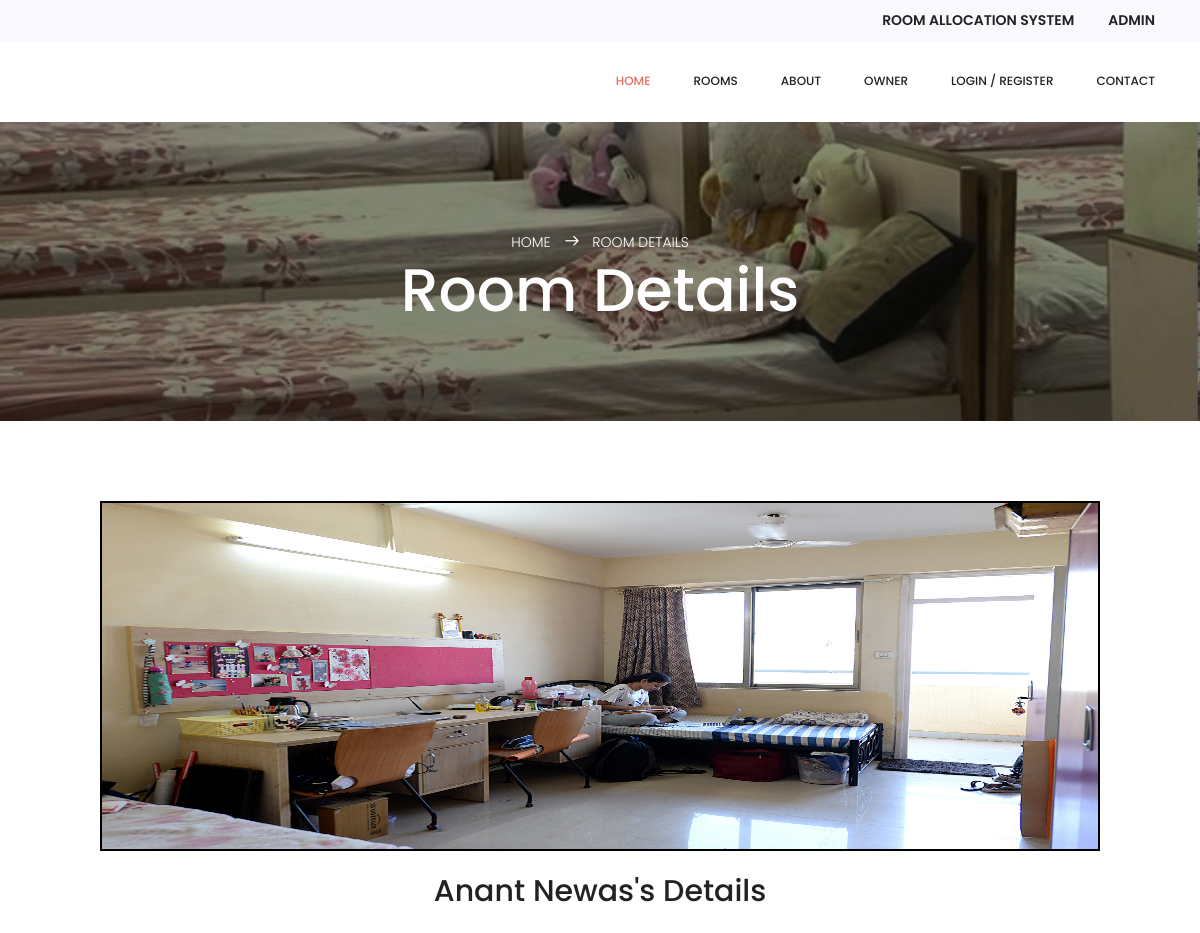
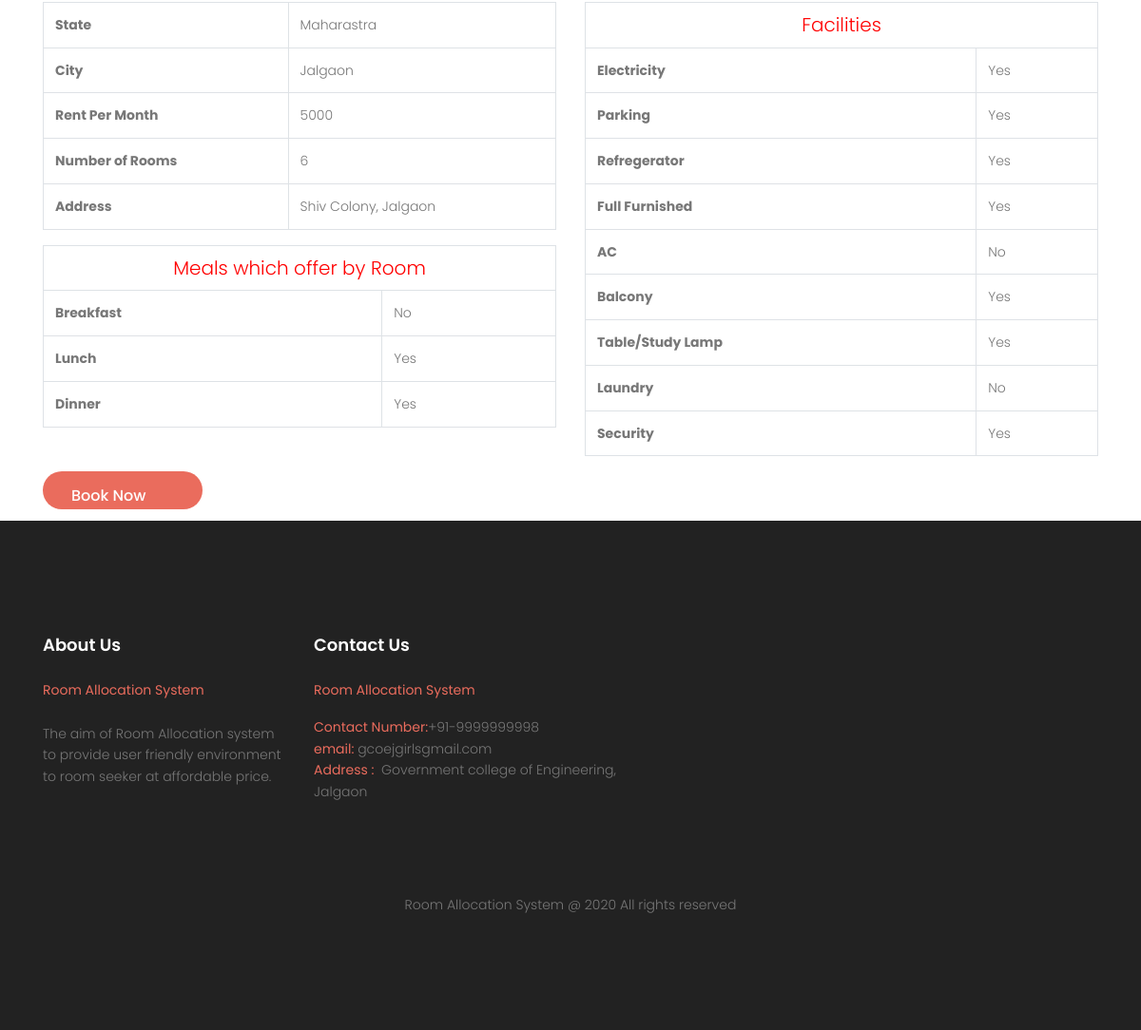
The page /pg-details.php?pid=23 on the database its author committed (2 pictures, top to bottom).
### tables this page shows
CREATE TABLE `tblpg` (
  `ID` int(10) NOT NULL,
  `OwnerID` int(20) NOT NULL,
  `StateName` varchar(200) DEFAULT NULL,
  `CityName` varchar(200) DEFAULT NULL,
  `PGTitle` varchar(200) DEFAULT NULL,
  `Type` varchar(120) DEFAULT NULL,
  `RPmonth` varchar(120) DEFAULT NULL,
  `norooms` varchar(45) DEFAULT NULL,
  `Address` varchar(120) DEFAULT NULL,
  `Image` varchar(200) DEFAULT NULL,
  `Electricity` varchar(40) DEFAULT NULL,
  `Parking` varchar(40) DEFAULT NULL,
  `Refregerator` varchar(40) DEFAULT NULL,
  `Furnished` varchar(40) DEFAULT NULL,
  `AC` varchar(40) DEFAULT NULL,
  `Balcony` varchar(40) DEFAULT NULL,
  `StudyTable` varchar(40) DEFAULT NULL,
  `Laundry` varchar(40) DEFAULT NULL,
  `Security` varchar(40) DEFAULT NULL,
  `MealsBreakfast` varchar(45) DEFAULT NULL,
  `MealLunch` varchar(45) NOT NULL,
  `MealDinner` varchar(45) NOT NULL,
  `RegDate` timestamp NOT NULL DEFAULT CURRENT_TIMESTAMP,
  `IsActive` int(1) DEFAULT NULL,
  `LastUpdationDate` timestamp NULL DEFAULT NULL ON UPDATE CURRENT_TIMESTAMP
);

CREATE TABLE `tblpages` (
  `ID` int(11) NOT NULL,
  `PageType` varchar(200) DEFAULT NULL,
  `PageTitle` mediumtext,
  `PageDescription` mediumtext,
  `UpdationDate` timestamp NULL DEFAULT NULL ON UPDATE CURRENT_TIMESTAMP,
  `Fulfillment` mediumtext NOT NULL,
  `FutureServices` mediumtext NOT NULL
);

### pg-details.php (the view, shortened to what this page needs)
<!DOCTYPE html>
<html lang="zxx" class="no-js">
<head>
    <link rel="stylesheet" href="css/linearicons.css">=
    <link rel="stylesheet" href="css/font-awesome.min.css">
    <link rel="stylesheet" href="css/nice-select.css">
    <link rel="stylesheet" href="css/ion.rangeSlider.css" />
    <link rel="stylesheet" href="css/ion.rangeSlider.skinFlat.css" />
    <link rel="stylesheet" href="css/bootstrap.css">
    <link rel="stylesheet" href="css/owl.carousel.css">
    <link rel="stylesheet" href="css/main.css">
</head>
<body>
    <?php include_once('includes/header.php');?>
    <section class="banner-area relative" id="home">
        <div class="overlay overlay-bg"></div>
        <div class="container">
            <div class="row d-flex text-center align-items-center justify-content-center">
                <div class="about-content col-lg-12">
                    <p class="text-white link-nav"><a href="index.php">Home </a>
                        <span class="lnr lnr-arrow-right"></span>
                        <a href="particularpg-details.php">
                            Room Details
                        </a>
                        </p>
                    <h1 class="text-white">
                       Room Details
                    </h1>
                </div>
            </div>
        </div>
    </section>
    <section class="blog_area single-post-area p_120">
        <div class="container">
            <div class="row mt-80">
                 <?php
 $cid=$_GET['pid'];
$ret=mysqli_query($con,"select * from tblpg where ID='$cid'");
while ($row=mysqli_fetch_array($ret)) {
?>
                <div class="col-lg-12 posts-list">
                    <div class="single-post row">
                        <div class="col-lg-12">
                            <div class="feature-img" align="center">
<img src="owner/roomimages/<?php echo $row['Image'];?>" height='350' width="1000" style="border:#000 solid 2px;">
</div>
<h2 align="center" style="margin-top:2%"><?php echo $row['PGTitle'];?>'s Details</h2>
                        </div>
                        <div class="col-lg-6 col-md-9 blog_details">
  <table border="1" class="table table-bordered mg-b-0">
               <tr>
    <th>State</th>
    <td><?php  echo $row['StateName'];?></td>
  </tr>
   <tr>
    <th>City</th>
    <td><?php  echo $row['CityName'];?></td>
  </tr>
  <tr>
    <th>Rent Per Month</th>
    <td><?php  echo $row['RPmonth'];?></td>
  </tr>
   <tr>
    <th>Number of Rooms</th>
    <td><?php  echo $row['norooms'];?></td>
  </tr>
<tr>
    <th>Address</th>
    <td><?php  echo $row['Address'];?></td>
  </tr>
 </table>
  <table border="1" class="table table-bordered mg-b-0">
<tr align="center">
<td style="color: red; font-size: 20px" colspan="2">Meals which offer by Room</td>
</tr>
  <tr>
    <th>Breakfast</th>
    <td><?php  echo $row['MealsBreakfast'];?></td>
  </tr>
  <tr>
    <th>Lunch</th>
    <td><?php  echo $row['MealLunch'];?></td>
  </tr>
  <tr>
    <th>Dinner</th>
    <td><?php  echo $row['MealDinner'];?></td>
  </tr>
   </table>
</div>
     <div class="col-lg-6 col-md-9 blog_details">
    <table border="1" class="table table-bordered mg-b-0">
<tr align="center">
  <td style="color: red; font-size: 20px" colspan="2">Facilities</td>
</tr>
      <tr>
    <th>Electricity</th>
    <td><?php  echo $row['Electricity'];?></td>
  </tr>
  <tr>
    <th>Parking</th>
    <td><?php  echo $row['Parking'];?></td>
  </tr>
  <tr>
    <th>Refregerator</th>
    <td><?php  echo $row['Refregerator'];?></td>
  </tr>
  <tr>
    <th>Full Furnished</th>
    <td><?php  echo $row['Furnished'];?></td>
  </tr>
  <tr>
    <th>AC</th>
    <td><?php  echo $row['AC'];?></td>
  </tr>
  <tr>
    <th>Balcony</th>
    <td><?php  echo $row['Balcony'];?></td>
  </tr>
  <tr>
    <th>Table/Study Lamp</th>
    <td><?php  echo $row['StudyTable'];?></td>
  </tr>
  <tr>
    <th>Laundry</th>
    <td><?php  echo $row['Laundry'];?></td>
  </tr>
  <tr>
    <th>Security</th>
    <td><?php  echo $row['Security'];?></td>
  </tr>
  </table>
    </div>
   </div>
<?php if($_SESSION['pgasuid']==""){?>
<a href="signin.php" class="btn primary-btn">Book Now</a>
                 <?php } ?>
      </div>
    </div>
    </section>
    <div style="margin-top:1%">
   <?php include_once('includes/footer.php');?>
   </div>
</body>
</html>
<?php } ?>

### includes/footer.php (shortened to what this page needs)
<?php
include('includes/dbconnection.php');
?>
<footer class="footer-area section-gap">
		<div class="container">
			<div class="row">
				<div class="col-lg-3 col-md-6 col-sm-6">
					<div class="single-footer-widget">
						<?php
$ret=mysqli_query($con,"select * from tblpages where PageType='aboutus'");
while ($row=mysqli_fetch_array($ret)) {
?>
						<h6><?php  echo $row['PageTitle'];?></h6>
						<p>
							<?php  echo $row['PageDescription'];?>
						</p>
					</div>
					<?php } ?>
				</div>
				<div class="col-lg-4 col-md-6 col-sm-6" style="">
					<div class="single-footer-widget">
						<?php
$ret=mysqli_query($con,"select * from tblpages where PageType='contactus'");
while ($row=mysqli_fetch_array($ret)) {
?>
						<h6><?php  echo $row['PageTitle'];?></h6>
						<p><?php  echo $row['PageDescription'];?></p>
						<?php } ?>
					</div>
				</div>
			</div>
			<div class="footer-bottom d-flex justify-content-center align-items-center flex-wrap">
				<p class="footer-text m-0">
Room Allocation System @ 2020 All rights reserved </p>
			</div>
		</div>
	</footer>

### css/main.css (style rules this page uses)
body { color: #777777; font-family: "Poppins", sans-serif; font-size: 14px; font-weight: 300; line-height: 1.625em; position: relative; }
a { -webkit-transition: all 0.3s ease 0s; -moz-transition: all 0.3s ease 0s; -o-transition: all 0.3s ease 0s; transition: all 0.3s ease 0s; }
a, a:focus, a:hover { text-decoration: none; outline: 0; }
h1, h2, h3, h4, h5, h6 { font-family: "Poppins", sans-serif; color: #222222; line-height: 1.2em !important; margin-bottom: 0; margin-top: 0; font-weight: 500; }
h1, .h1 { font-size: 36px; }
h2, .h2 { font-size: 30px; }
h6, .h6 { font-size: 14px; color: #222222; }
td, th { border-radius: 0px; }
.mt-80 { margin-top: 80px; }
.text-white { color: #fff; }
.text-center { text-align: center; }
.flex-wrap { -webkit-flex-wrap: wrap; -moz-flex-wrap: wrap; -ms-flex-wrap: wrap; flex-wrap: wrap; }
.relative { position: relative; }
.overlay { position: absolute; left: 0; right: 0; top: 0; bottom: 0; }
b, i, sup, sub, u, del { color: #ea6c5d; }
h1 { font-size: 36px; }
h2 { font-size: 30px; }
h6 { font-size: 14px; }
h1, h2, h3, h4, h5, h6 { line-height: 1.5em; }
.section-gap { padding: 120px 0px; }
.primary-btn { height: 40px; line-height: 40px; padding-left: 30px; padding-right: 60px; border-radius: 25px; background: #ea6c5d; border: none; color: #fff; display: inline-block; font-weight: 500; position: relative; -webkit-transition: all 0.3s ease 0s; -moz-transition: all 0.3s ease 0s; -o-transition: all 0.3s ease 0s; transition: all 0.3s ease 0s; cursor: pointer; }
.primary-btn:after { position: absolute; content: ""; background: #ea6c5d; width: 100%; height: 100%; top: 0; left: 0; border-radius: 20px; opacity: 0; -webkit-transition: all 0.3s ease 0s; -moz-transition: all 0.3s ease 0s; -o-transition: all 0.3s ease 0s; transition: all 0.3s ease 0s; z-index: 1; }
.banner-area { background: url(../img/banner-bg.jpg) no-repeat center; background-size: cover; min-height: 300px; margin-top: 64px; }
.banner-area .overlay-bg { background: rgba(0, 0, 0, 0.48); }
.about-content { margin-top: 60px; padding: 50px 0px; }
.about-content h1 { font-size: 60px; }
.about-content p { margin: 0; }
.about-content a { color: #fff; font-size: 14px; text-transform: uppercase; }
.about-content .lnr { margin: 0px 10px; font-weight: 600; }
.blog_details { padding-top: 20px; }
.single-post-area .blog_details { padding-top: 26px; }
.footer-area { background-color: #222222; }
h6 { color: #fff; margin-bottom: 25px; font-size: 18px; font-weight: 600; }
.footer-text { padding-top: 80px; }

### rows shown on the page
tblpg: Image (picture), PGTitle "Anant Newas", StateName "Maharastra", CityName "Jalgaon", RPmonth "5000", norooms "6", Address "Shiv Colony, Jalgaon", MealsBreakfast "No", MealLunch "Yes", MealDinner "Yes", Electricity "Yes", Parking "Yes", Refregerator "Yes", Furnished "Yes", AC "No", Balcony "Yes", StudyTable "Yes", Laundry "No", Security "Yes"
tblpages: PageTitle "About Us", PageDescription "Room Allocation System The aim of Room Allocation system to provide user friendly environment to room seeker at affordable price."
tblpages: PageTitle "Contact Us", PageDescription "Room Allocation System Contact Number: +91-9999999998 email: gcoejgirlsgmail.com Address : Government college of Engineering, Jalgaon"
